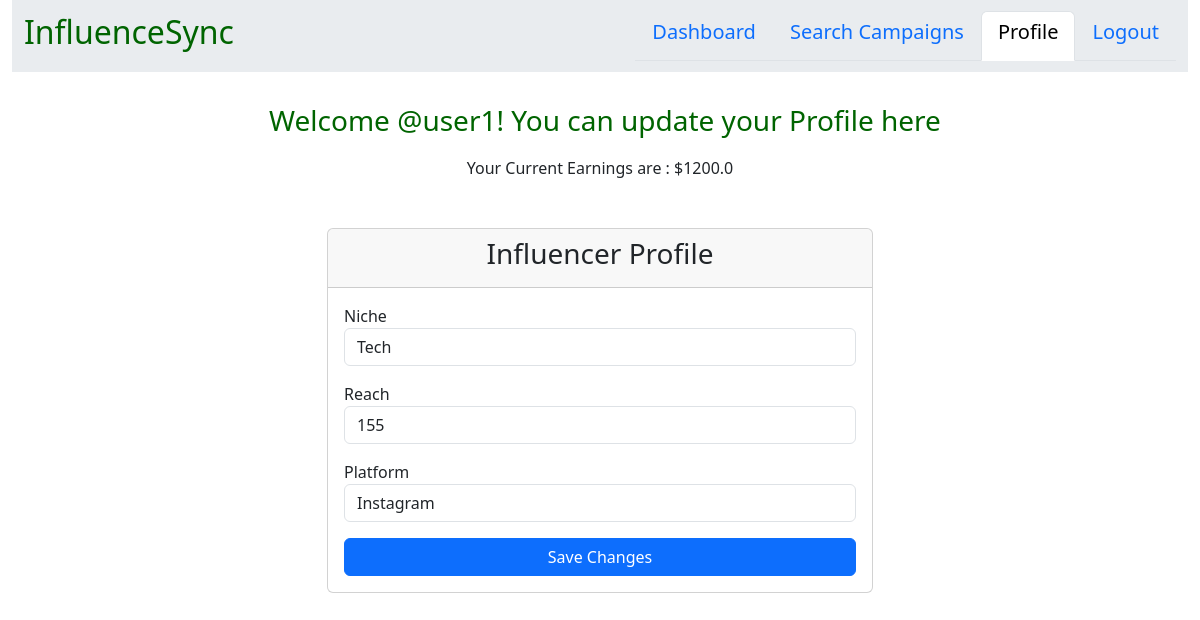
Page /influencer_profile (signed in) on the committed database.
### models.py (models this page shows)
class User(UserMixin,db.Model):
    __tablename__ = 'users'
    id = db.Column(db.Integer, primary_key=True)
    username = db.Column(db.String(32), unique=True, nullable=False)
    email = db.Column(db.String(50), unique=True, nullable=False)
    password_hash = db.Column(db.String(256), nullable=False)
    role = db.Column(db.String(50), nullable=False)
    flagged = db.Column(db.Boolean, default=False)

class Influencer(db.Model):
    __tablename__ = 'influencers'
    id = db.Column(db.Integer, primary_key=True)
    user_id = db.Column(db.Integer, db.ForeignKey('users.id'),unique=True,nullable=False)
    niche = db.Column(db.String(100), nullable=False)
    reach = db.Column(db.Integer, nullable=False)
    total_earnings = db.Column(db.Float,default=0.0)
    platform = db.Column(db.String(50), nullable=False)
    user = db.relationship('User', backref=db.backref('influencer', uselist=False))

### routes.py (the view, shortened to what this page needs)
@app.route('/influencer_profile', methods=['GET', 'POST'])
@login_required
def influencer_profile():
    user = current_user
    if user.role == 'influencer':
        influencer = Influencer.query.filter_by(user_id=user.id).first()
        return render_template('influencer_profile.html', influencer=influencer)
    else:
        flash('Unauthorized access!', 'danger')
        return redirect(url_for('login'))

### routes.py (called while the page is built)
@login_manager.user_loader
def load_user(user_id):
    return User.query.get(int(user_id))

### templates/influencer_profile.html (shortened to what this page needs)
{% extends "layouts.html" %}
{% block style %}
    <link rel="stylesheet" href="{{ url_for('static', filename='styles.css') }}">
{% endblock %}
{% block content %}
<div class="container-fluid">
    <nav class="navbar navbar-expand-lg bg-body-secondary">
        <div class="container-fluid">
            <a class="navbar-brand" href="#"><h2 style="color:darkgreen;">InfluenceSync</h2></a>
            <ul class="nav nav-tabs justify-content-end">
                <li class="nav-item">
                    <a class="nav-link" aria-current="page" href="{{ url_for('influencer_dash') }}"><h5>Dashboard</h5></a>
                </li>
                <li class="nav-item">
                    <a class="nav-link" aria-current="page" href="{{ url_for('search_campaigns') }}"><h5>Search Campaigns</h5></a>
                </li>
                <li class="nav-item">
                    <a class="nav-link active" aria-current="page" href="{{ url_for('influencer_profile') }}"><h5>Profile</h5></a>
                </li>
                <li class="nav-item">
                    <a class="nav-link" aria-current="page" href="{{ url_for('home') }}"><h5>Logout</h5></a>
                </li>
            </ul>
        </div>
    </nav>
    <br>
    <h3 class="headings text-center" style="color:darkgreen; text-align:center">Welcome @{{ influencer.user.username }}! You can update your Profile here</h3>
    <p style="text-align: center; padding-top:10px"> Your Current Earnings are : ${{ influencer.total_earnings }}</p>
    <div class="container mt-5">
        <div class="row justify-content-center">
            <div class="col-md-6">
                <div class="card">
                    <div class="card-header text-center">
                        <h3>Influencer Profile</h3>
                    </div>
                    <div class="card-body">
                        <form action="{{ url_for('influencer_profile') }}" method="POST">
                            <div class="form-group mb-3">
                                <label for="niche">Niche</label>
                                <input type="text" class="form-control" id="niche" name="niche" value="{{ influencer.niche }}" required>
                            </div>
                            <div class="form-group mb-3">
                                <label for="reach">Reach</label>
                                <input type="number" class="form-control" id="reach" name="reach" value="{{ influencer.reach }}" required>
                            </div>
                            <div class="form-group mb-3">
                                <label for="platform">Platform</label>
                                <input type="text" class="form-control" id="platform" name="platform" value="{{ influencer.platform }}" required>
                            </div>
                            <button type="submit" class="btn btn-primary w-100">Save Changes</button>
                        </form>
                    </div>
                </div>
            </div>
        </div>
    </div>
</div>
{% endblock %}

### static/styles.css (style rules this page uses)
* { margin:0px; padding: 0; box-sizing: border-box; }
.headings { margin:3px; padding-left: 10px; padding-top: 5px;; padding-bottom: 5px; }
button { width: 60%; padding: 20px; }

### rows in the picture
User: user.username "user1"
Influencer: total_earnings "1200.0", niche "Tech", reach "155", platform "Instagram"
